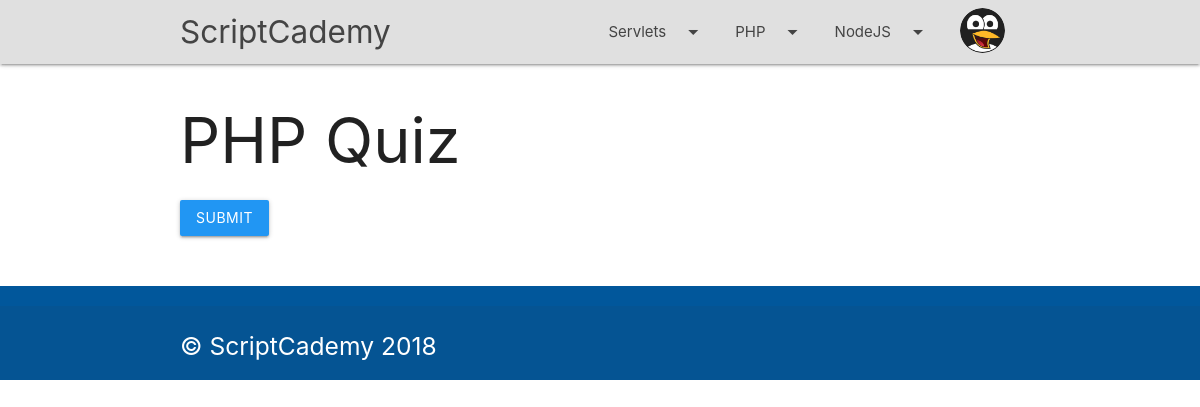
The app's page /ScriptCademy_PHP/links/quiz?quiz=PHP (signed in), older data.
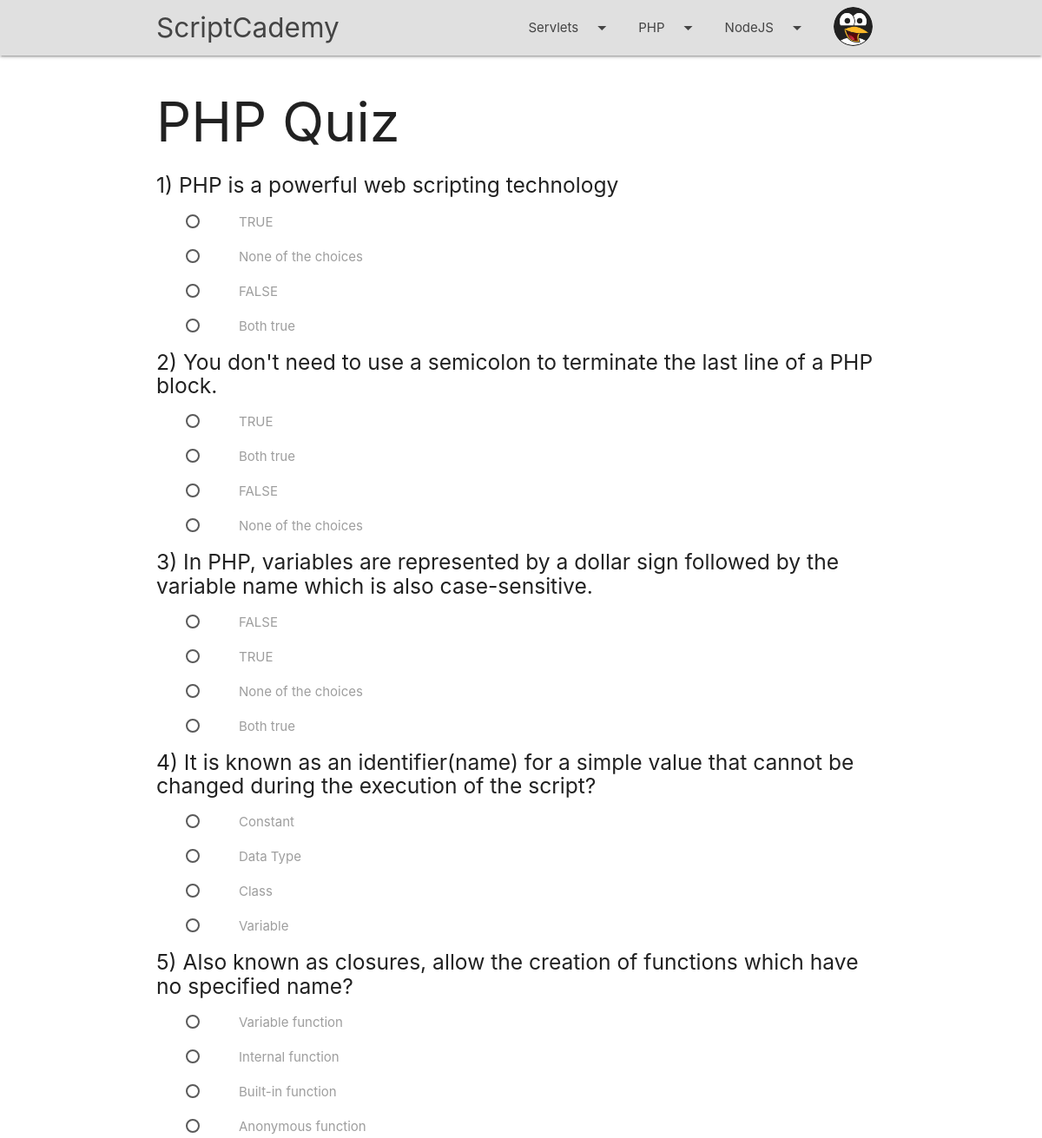
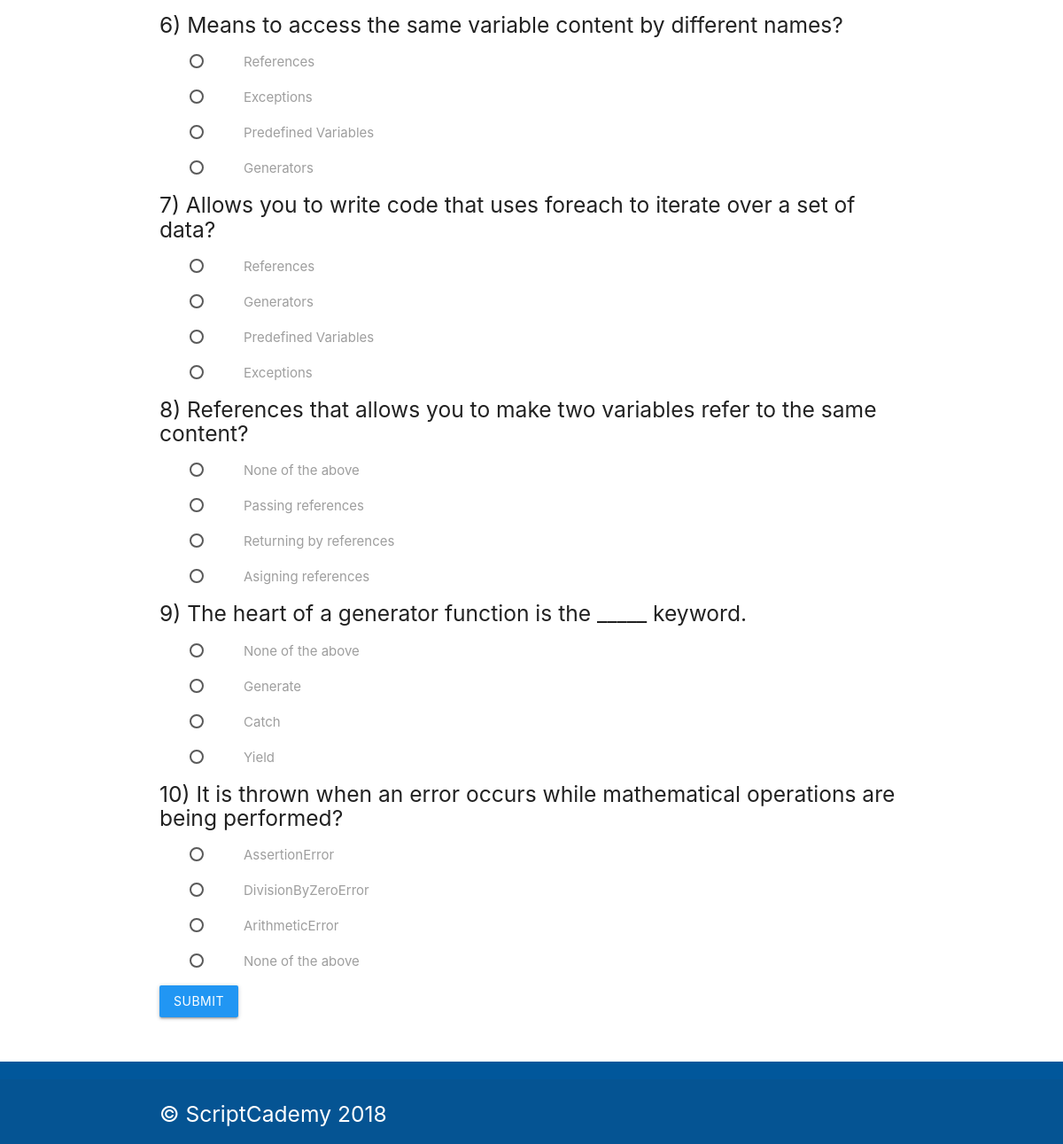
The same page, newer data (2 pictures, top to bottom).
### tables this page shows
CREATE TABLE `questions` (
  `q_id` int(11) NOT NULL AUTO_INCREMENT,
  `topic` varchar(45) NOT NULL,
  `question` varchar(200) NOT NULL,
  `choice1` varchar(45) DEFAULT 'null',
  `choice2` varchar(45) DEFAULT 'null',
  `choice3` varchar(45) DEFAULT 'null',
  `choice4` varchar(45) DEFAULT 'null',
  `answer` varchar(45) NOT NULL,
  PRIMARY KEY (`q_id`),
  UNIQUE KEY `q_id_UNIQUE` (`q_id`)
);

### ScriptCademy_PHP/links/quiz.php (the view, shortened to what this page needs)
<?php
include("../pagefragments/header.php");
?>
<div class="navbar-fixed">
    <nav class="grey lighten-2" role="navigation">
        <div class="nav-wrapper container">
            <a href="../index.php" class="brand-logo">ScriptCademy</a>
            <ul class="right hide-on-med-and-down">
                <li><a class="dropdown-trigger" href="#!" data-target="java">Servlets<i class="material-icons right">arrow_drop_down</i></a></li>
                <li><a class="dropdown-trigger" href="#!" data-target="php">PHP<i class="material-icons right">arrow_drop_down</i></a></li>
                <li><a class="dropdown-trigger" href="#!" data-target="node">NodeJS<i class="material-icons right">arrow_drop_down</i></a></li>
                <li><a class="dropdown-trigger" href="#!" data-target="acc"><img src="../img/avatar.png" alt="" class="circle avatar"></a></li>
            </ul>
        </div>
    </nav>
</div>
<div class="container">
    <div class="row">
        <?php
        if (isset($_GET['quiz'])) {
            $quiz = $_GET['quiz'];
        }
        echo '<h1>'.$quiz.' Quiz</h1>';
        include("../config/dbconnect.php");
        $qry = 'SELECT * from questions where topic="'.$quiz.'";';
        $result=mysqli_query($con,$qry);
        echo '<form action="quizresult.php" method="post">';
        $j = 1;
        while ($j < mysqli_num_rows($result)-1){
            while($row = mysqli_fetch_array($result)){
                $questions = range(0, 3);
                shuffle($questions);
                echo
                    '<div><h5>'.$j.') '.$row[2].'</h5></div>';
                for($i = 0; $i < 4; $i++){
                    echo '<p><label><input name="'.$j.'" type="radio" value="'.$row[$questions[$i]+3].'" required/> <span>'.$row[$questions[$i]+3].'</span></label></p>';
                }
                $j++;
            }
        }
        echo '
            <input class="radh" type="radio" name="quiz" value="'.$quiz.'" checked>
            <button class="btn waves-effect my-1 blue" type="submit">SUBMIT</button>
            </form>';
        ?>
    </div>
</div>

### ScriptCademy_PHP/pagefragments/header.php (shortened to what this page needs)
<!DOCTYPE html>
<html lang="en">
    <head>
        <link href="../css/materialize.css" type="text/css" rel="stylesheet" media="screen,projection" />
        <link href="../css/style.css" type="text/css" rel="stylesheet" media="screen,projection" />
    </head>
    <body>

### ScriptCademy_PHP/css/style.css (style rules this page uses)
nav ul a, nav .brand-logo { color: #444; }
.avatar { width: 45px; margin-top:8px; }
.foot { margin-top: 20px; }
p { line-height: 2rem; }
footer.page-footer { margin-top: 50px !important; margin: 0; }
p { line-height: 1em; text-indent: 2em; }

Row changes from the older to the newer data that the page shows:
added questions: question "PHP is a powerful web scripting technology", choice1 "TRUE", choice3 "None of the choices", choice2 "FALSE", choice4 "Both true"
added questions: question "You don't need to use a semicolon to terminate the last line of a PHP block.", choice1 "TRUE", choice4 "Both true", choice2 "FALSE", choice3 "None of the choices"
added questions: question "In PHP, variables are represented by a dollar sign followed by the variable name which is also case-sensitive.", choice2 "FALSE", choice1 "TRUE", choice3 "None of the choices", choice4 "Both true"
added questions: question "It is known as an identifier(name) for a simple value that cannot be changed during the execution of the script?", choice1 "Constant", choice3 "Data Type", choice4 "Class", choice2 "Variable"
added questions: question "Also known as closures, allow the creation of functions which have no specified name?", choice2 "Variable function", choice3 "Internal function", choice4 "Built-in function", choice1 "Anonymous function"
added questions: question "Means to access the same variable content by different names?", choice2 "References", choice4 "Exceptions", choice1 "Predefined Variables", choice3 "Generators"
added questions: question "Allows you to write code that uses foreach to iterate over a set of data?", choice2 "References", choice3 "Generators", choice1 "Predefined Variables", choice4 "Exceptions"
added questions: question "References that allows you to make two variables refer to the same content?", choice4 "None of the above", choice2 "Passing references", choice3 "Returning by references", choice1 "Asigning references"
added questions: question "The heart of a generator function is the _____ keyword.", choice4 "None of the above", choice2 "Generate", choice3 "Catch", choice1 "Yield"
added questions: question "It is thrown when an error occurs while mathematical operations are being performed?", choice2 "AssertionError", choice3 "DivisionByZeroError", choice1 "ArithmeticError", choice4 "None of the above"
